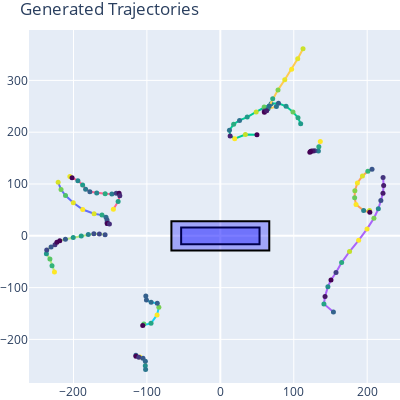

The notebook cell this image was saved under:
### Code cell
gan.visualTrainingVerfication(samples=10)
